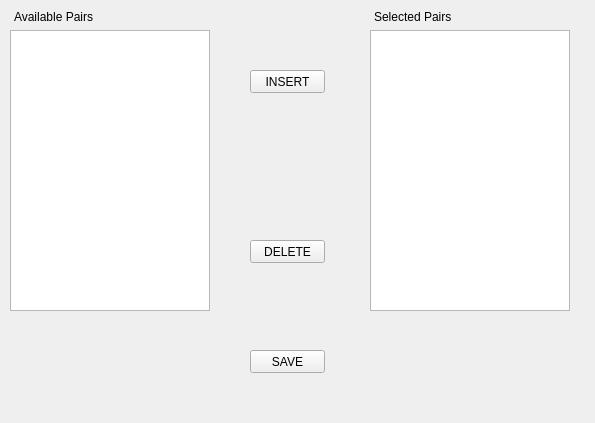
<?xml version="1.0" encoding="UTF-8"?>
<ui version="4.0">
 <class>cryptopairs</class>
 <widget class="QMainWindow" name="cryptopairs">
  <property name="geometry">
   <rect>
    <x>0</x>
    <y>0</y>
    <width>595</width>
    <height>423</height>
   </rect>
  </property>
  <property name="windowTitle">
   <string>CryptoPairs</string>
  </property>
  <widget class="QWidget" name="centralwidget">
   <widget class="QListWidget" name="availablepairs">
    <property name="geometry">
     <rect>
      <x>10</x>
      <y>30</y>
      <width>200</width>
      <height>281</height>
     </rect>
    </property>
   </widget>
   <widget class="QPushButton" name="insertb">
    <property name="geometry">
     <rect>
      <x>250</x>
      <y>70</y>
      <width>75</width>
      <height>23</height>
     </rect>
    </property>
    <property name="text">
     <string>INSERT</string>
    </property>
   </widget>
   <widget class="QPushButton" name="deleteb">
    <property name="geometry">
     <rect>
      <x>250</x>
      <y>240</y>
      <width>75</width>
      <height>23</height>
     </rect>
    </property>
    <property name="text">
     <string>DELETE</string>
    </property>
   </widget>
   <widget class="QPushButton" name="save">
    <property name="geometry">
     <rect>
      <x>250</x>
      <y>350</y>
      <width>75</width>
      <height>23</height>
     </rect>
    </property>
    <property name="text">
     <string>SAVE</string>
    </property>
   </widget>
   <widget class="QLabel" name="label">
    <property name="geometry">
     <rect>
      <x>14</x>
      <y>10</y>
      <width>110</width>
      <height>13</height>
     </rect>
    </property>
    <property name="text">
     <string>Available Pairs</string>
    </property>
   </widget>
   <widget class="QLabel" name="label_2">
    <property name="geometry">
     <rect>
      <x>374</x>
      <y>10</y>
      <width>100</width>
      <height>13</height>
     </rect>
    </property>
    <property name="text">
     <string>Selected Pairs</string>
    </property>
   </widget>
   <widget class="QListWidget" name="selectedpairs">
    <property name="geometry">
     <rect>
      <x>370</x>
      <y>30</y>
      <width>200</width>
      <height>281</height>
     </rect>
    </property>
   </widget>
  </widget>
 </widget>
 <resources/>
 <connections/>
</ui>
